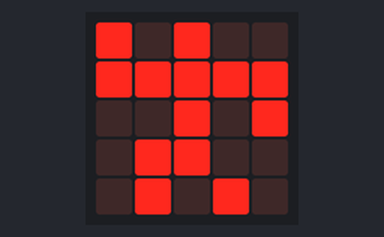
The program below on a simulated BBC micro:bit (MakeCode). On the bench: the board's 5×5 LED display.

Above: at 0.1 s.
At 0.7 s:
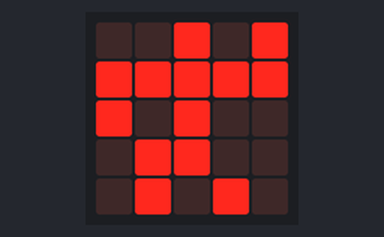

Measured:
- what the display in image 1 shows lasts 0.4 s, from 0.5 s to 0.9 s

The program:

main.ts
```typescript
basic.forever(function () {
    for (let index = 0; index < 4; index++) {
        basic.showLeds(`
            # . # . .
            # # # # #
            . . # . #
            . # # . .
            . # . # .
            `)
        basic.pause(100)
        basic.showLeds(`
            . . # . #
            # # # # #
            # . # . .
            . # # . .
            . # . # .
            `)
    }
})
```

test.ts
```typescript
// les tests vont ici ; cela ne sera pas compilé si ce paquet est utilisé en tant qu'extension.
```
